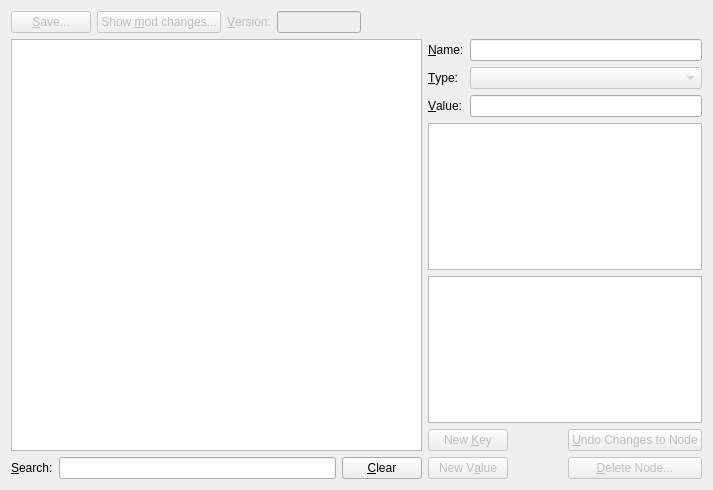
<?xml version="1.0" encoding="UTF-8"?>
<ui version="4.0">
    <class>MiasmataData</class>
    <widget class="QWidget" name="MiasmataData">
        <property name="geometry">
            <rect>
                <x>0</x>
                <y>0</y>
                <width>713</width>
                <height>490</height>
            </rect>
        </property>
        <layout class="QVBoxLayout" name="verticalLayout_3" stretch="0,0">
            <item>
                <layout class="QHBoxLayout" name="horizontalLayout_2">
                    <item>
                        <widget class="QPushButton" name="save">
                            <property name="enabled">
                                <bool>false</bool>
                            </property>
                            <property name="text">
                                <string>&amp;Save...</string>
                            </property>
                        </widget>
                    </item>
                    <item>
                        <widget class="QPushButton" name="show_diff">
                            <property name="enabled">
                                <bool>false</bool>
                            </property>
                            <property name="text">
                                <string>Show &amp;mod changes...</string>
                            </property>
                        </widget>
                    </item>
                    <item>
                        <widget class="QLabel" name="lblVersion">
                            <property name="enabled">
                                <bool>false</bool>
                            </property>
                            <property name="text">
                                <string>&amp;Version:</string>
                            </property>
                            <property name="buddy">
                                <cstring>version</cstring>
                            </property>
                        </widget>
                    </item>
                    <item>
                        <widget class="QLineEdit" name="version">
                            <property name="enabled">
                                <bool>false</bool>
                            </property>
                            <property name="maximumSize">
                                <size>
                                    <width>84</width>
                                    <height>16777215</height>
                                </size>
                            </property>
                        </widget>
                    </item>
                    <item>
                        <spacer name="horizontalSpacer_3">
                            <property name="orientation">
                                <enum>Qt::Horizontal</enum>
                            </property>
                            <property name="sizeHint" stdset="0">
                                <size>
                                    <width>20</width>
                                    <height>20</height>
                                </size>
                            </property>
                        </spacer>
                    </item>
                </layout>
            </item>
            <item>
                <layout class="QHBoxLayout" name="horizontalLayout" stretch="3,2">
                    <item>
                        <layout class="QVBoxLayout" name="verticalLayout">
                            <item>
                                <widget class="QTreeView" name="treeView">
                                    <property name="contextMenuPolicy">
                                        <enum>Qt::ActionsContextMenu</enum>
                                    </property>
                                    <property name="alternatingRowColors">
                                        <bool>true</bool>
                                    </property>
                                    <property name="rootIsDecorated">
                                        <bool>false</bool>
                                    </property>
                                    <property name="uniformRowHeights">
                                        <bool>true</bool>
                                    </property>
                                    <property name="allColumnsShowFocus">
                                        <bool>true</bool>
                                    </property>
                                </widget>
                            </item>
                            <item>
                                <layout class="QHBoxLayout" name="horizontalLayout_3">
                                    <item>
                                        <widget class="QLabel" name="label_4">
                                            <property name="text">
                                                <string>&amp;Search:</string>
                                            </property>
                                            <property name="buddy">
                                                <cstring>search</cstring>
                                            </property>
                                        </widget>
                                    </item>
                                    <item>
                                        <widget class="QLineEdit" name="search"/>
                                    </item>
                                    <item>
                                        <widget class="QPushButton" name="clear_search">
                                            <property name="text">
                                                <string>&amp;Clear</string>
                                            </property>
                                        </widget>
                                    </item>
                                </layout>
                            </item>
                        </layout>
                    </item>
                    <item>
                        <layout class="QVBoxLayout" name="verticalLayout_2">
                            <item>
                                <layout class="QFormLayout" name="formLayout">
                                    <item row="1" column="0">
                                        <widget class="QLabel" name="label">
                                            <property name="text">
                                                <string>&amp;Name:</string>
                                            </property>
                                            <property name="buddy">
                                                <cstring>name</cstring>
                                            </property>
                                        </widget>
                                    </item>
                                    <item row="1" column="1">
                                        <widget class="QLineEdit" name="name">
                                            <property name="readOnly">
                                                <bool>true</bool>
                                            </property>
                                        </widget>
                                    </item>
                                    <item row="2" column="1">
                                        <widget class="QComboBox" name="type">
                                            <property name="enabled">
                                                <bool>false</bool>
                                            </property>
                                        </widget>
                                    </item>
                                    <item row="2" column="0">
                                        <widget class="QLabel" name="label_2">
                                            <property name="text">
                                                <string>&amp;Type:</string>
                                            </property>
                                            <property name="buddy">
                                                <cstring>type</cstring>
                                            </property>
                                        </widget>
                                    </item>
                                    <item row="3" column="0">
                                        <widget class="QLabel" name="label_3">
                                            <property name="text">
                                                <string>&amp;Value:</string>
                                            </property>
                                            <property name="buddy">
                                                <cstring>value_line</cstring>
                                            </property>
                                        </widget>
                                    </item>
                                    <item row="3" column="1">
                                        <widget class="QLineEdit" name="value_line"/>
                                    </item>
                                </layout>
                            </item>
                            <item>
                                <spacer name="verticalSpacer">
                                    <property name="orientation">
                                        <enum>Qt::Vertical</enum>
                                    </property>
                                    <property name="sizeHint" stdset="0">
                                        <size>
                                            <width>20</width>
                                            <height>0</height>
                                        </size>
                                    </property>
                                </spacer>
                            </item>
                            <item>
                                <widget class="QListView" name="value_list">
                                    <property name="sizePolicy">
                                        <sizepolicy hsizetype="Expanding" vsizetype="Expanding">
                                            <horstretch>0</horstretch>
                                            <verstretch>100</verstretch>
                                        </sizepolicy>
                                    </property>
                                    <property name="contextMenuPolicy">
                                        <enum>Qt::ActionsContextMenu</enum>
                                    </property>
                                    <property name="alternatingRowColors">
                                        <bool>true</bool>
                                    </property>
                                    <property name="uniformItemSizes">
                                        <bool>true</bool>
                                    </property>
                                </widget>
                            </item>
                            <item>
                                <widget class="QPlainTextEdit" name="value_hex">
                                    <property name="sizePolicy">
                                        <sizepolicy hsizetype="Expanding" vsizetype="Expanding">
                                            <horstretch>0</horstretch>
                                            <verstretch>100</verstretch>
                                        </sizepolicy>
                                    </property>
                                    <property name="font">
                                        <font>
                                            <family>Courier New</family>
                                            <weight>75</weight>
                                            <bold>true</bold>
                                        </font>
                                    </property>
                                    <property name="readOnly">
                                        <bool>true</bool>
                                    </property>
                                </widget>
                            </item>
                            <item>
                                <layout class="QGridLayout" name="gridLayout_2">
                                    <item row="2" column="1">
                                        <spacer name="horizontalSpacer">
                                            <property name="orientation">
                                                <enum>Qt::Horizontal</enum>
                                            </property>
                                            <property name="sizeHint" stdset="0">
                                                <size>
                                                    <width>40</width>
                                                    <height>20</height>
                                                </size>
                                            </property>
                                        </spacer>
                                    </item>
                                    <item row="1" column="0">
                                        <widget class="QPushButton" name="new_key">
                                            <property name="enabled">
                                                <bool>false</bool>
                                            </property>
                                            <property name="text">
                                                <string>New &amp;Key</string>
                                            </property>
                                        </widget>
                                    </item>
                                    <item row="2" column="2">
                                        <widget class="QPushButton" name="delete_node">
                                            <property name="enabled">
                                                <bool>false</bool>
                                            </property>
                                            <property name="text">
                                                <string>&amp;Delete Node...</string>
                                            </property>
                                        </widget>
                                    </item>
                                    <item row="2" column="0">
                                        <widget class="QPushButton" name="new_value">
                                            <property name="enabled">
                                                <bool>false</bool>
                                            </property>
                                            <property name="text">
                                                <string>New V&amp;alue</string>
                                            </property>
                                        </widget>
                                    </item>
                                    <item row="1" column="2">
                                        <widget class="QPushButton" name="undo">
                                            <property name="enabled">
                                                <bool>false</bool>
                                            </property>
                                            <property name="text">
                                                <string>&amp;Undo Changes to Node</string>
                                            </property>
                                        </widget>
                                    </item>
                                </layout>
                            </item>
                        </layout>
                    </item>
                </layout>
            </item>
        </layout>
        <action name="actionNew_Key">
            <property name="text">
                <string>New Key</string>
            </property>
        </action>
        <action name="actionNew_Value">
            <property name="text">
                <string>New Value</string>
            </property>
        </action>
        <action name="actionUndo_Changes">
            <property name="text">
                <string>Undo Changes</string>
            </property>
        </action>
        <action name="actionDelete">
            <property name="text">
                <string>Delete</string>
            </property>
        </action>
        <action name="actionInsert_Row">
            <property name="text">
                <string>Insert Row</string>
            </property>
        </action>
        <action name="actionRemove_Row">
            <property name="text">
                <string>Remove Row</string>
            </property>
        </action>
    </widget>
    <tabstops>
        <tabstop>treeView</tabstop>
        <tabstop>search</tabstop>
        <tabstop>clear_search</tabstop>
        <tabstop>name</tabstop>
        <tabstop>type</tabstop>
        <tabstop>value_line</tabstop>
        <tabstop>value_list</tabstop>
        <tabstop>value_hex</tabstop>
        <tabstop>new_key</tabstop>
        <tabstop>new_value</tabstop>
        <tabstop>undo</tabstop>
        <tabstop>delete_node</tabstop>
        <tabstop>save</tabstop>
        <tabstop>show_diff</tabstop>
        <tabstop>version</tabstop>
    </tabstops>
    <resources/>
    <connections>
        <connection>
            <sender>actionNew_Key</sender>
            <signal>triggered()</signal>
            <receiver>MiasmataData</receiver>
            <slot>insert_key()</slot>
            <hints>
                <hint type="sourcelabel">
                    <x>-1</x>
                    <y>-1</y>
                </hint>
                <hint type="destinationlabel">
                    <x>356</x>
                    <y>244</y>
                </hint>
            </hints>
        </connection>
        <connection>
            <sender>actionNew_Value</sender>
            <signal>triggered()</signal>
            <receiver>MiasmataData</receiver>
            <slot>insert_value()</slot>
            <hints>
                <hint type="sourcelabel">
                    <x>-1</x>
                    <y>-1</y>
                </hint>
                <hint type="destinationlabel">
                    <x>356</x>
                    <y>244</y>
                </hint>
            </hints>
        </connection>
        <connection>
            <sender>new_key</sender>
            <signal>clicked()</signal>
            <receiver>MiasmataData</receiver>
            <slot>insert_key()</slot>
            <hints>
                <hint type="sourcelabel">
                    <x>476</x>
                    <y>427</y>
                </hint>
                <hint type="destinationlabel">
                    <x>356</x>
                    <y>244</y>
                </hint>
            </hints>
        </connection>
        <connection>
            <sender>new_value</sender>
            <signal>clicked()</signal>
            <receiver>MiasmataData</receiver>
            <slot>insert_value()</slot>
            <hints>
                <hint type="sourcelabel">
                    <x>504</x>
                    <y>477</y>
                </hint>
                <hint type="destinationlabel">
                    <x>407</x>
                    <y>532</y>
                </hint>
            </hints>
        </connection>
        <connection>
            <sender>delete_node</sender>
            <signal>clicked()</signal>
            <receiver>MiasmataData</receiver>
            <slot>delete_node()</slot>
            <hints>
                <hint type="sourcelabel">
                    <x>626</x>
                    <y>462</y>
                </hint>
                <hint type="destinationlabel">
                    <x>626</x>
                    <y>553</y>
                </hint>
            </hints>
        </connection>
        <connection>
            <sender>undo</sender>
            <signal>clicked()</signal>
            <receiver>MiasmataData</receiver>
            <slot>undo()</slot>
            <hints>
                <hint type="sourcelabel">
                    <x>659</x>
                    <y>428</y>
                </hint>
                <hint type="destinationlabel">
                    <x>686</x>
                    <y>553</y>
                </hint>
            </hints>
        </connection>
        <connection>
            <sender>actionUndo_Changes</sender>
            <signal>triggered()</signal>
            <receiver>MiasmataData</receiver>
            <slot>undo()</slot>
            <hints>
                <hint type="sourcelabel">
                    <x>-1</x>
                    <y>-1</y>
                </hint>
                <hint type="destinationlabel">
                    <x>356</x>
                    <y>244</y>
                </hint>
            </hints>
        </connection>
        <connection>
            <sender>actionDelete</sender>
            <signal>triggered()</signal>
            <receiver>MiasmataData</receiver>
            <slot>delete_node()</slot>
            <hints>
                <hint type="sourcelabel">
                    <x>-1</x>
                    <y>-1</y>
                </hint>
                <hint type="destinationlabel">
                    <x>356</x>
                    <y>244</y>
                </hint>
            </hints>
        </connection>
        <connection>
            <sender>clear_search</sender>
            <signal>clicked()</signal>
            <receiver>search</receiver>
            <slot>clear()</slot>
            <hints>
                <hint type="sourcelabel">
                    <x>369</x>
                    <y>462</y>
                </hint>
                <hint type="destinationlabel">
                    <x>259</x>
                    <y>461</y>
                </hint>
            </hints>
        </connection>
    </connections>
    <slots>
        <slot>insert_key()</slot>
        <slot>insert_value()</slot>
        <slot>undo()</slot>
        <slot>delete_node()</slot>
    </slots>
</ui>
